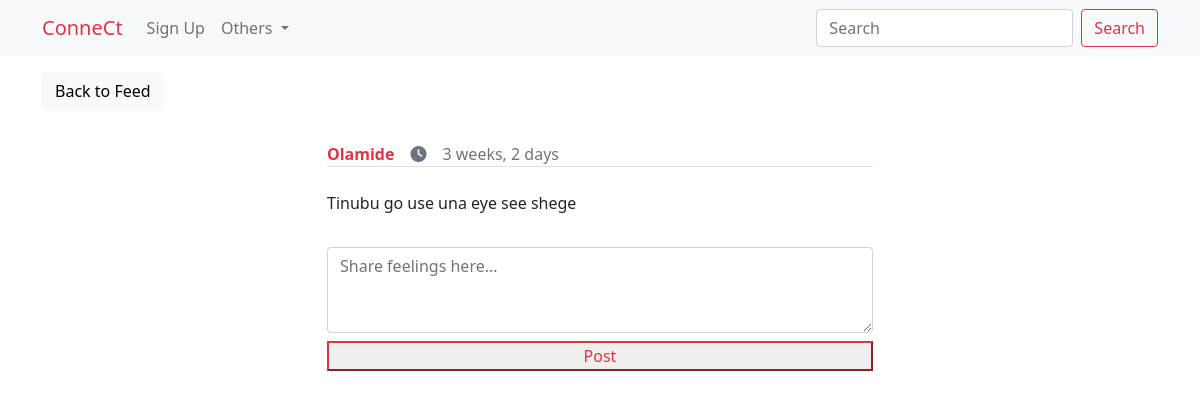
Page /social/post.details/2 on the committed database.
### social/models.py (models this page shows, shortened)
class Post(models.Model):
    body = models.TextField()
    created_on = models.DateTimeField(auto_now_add=True)
    author = models.ForeignKey(User, on_delete=models.CASCADE)
    likes = models.ManyToManyField(User, related_name='likes',  blank=True)
    dislikes = models.ManyToManyField(User, related_name='dislikes', blank=True)

### social/views.py (the view, shortened to what this page needs)
# urls.py: path('post.details/<int:pk>', PostDetail.as_view(), name='Post'),
class PostDetail(View, LoginRequiredMixin):
    def get(self, request, pk, *args, **kwargs):
        post = Post.objects.get(pk=pk)
        comments = Comment.objects.filter(post=post)
        form = CommentForm()
        context = {'post':post, 'form':form, 'comments':comments}
        return render(request, 'social/post.html', context)

### social/forms.py
class CommentForm(forms.ModelForm):
    body = forms.CharField(widget=forms.Textarea(attrs={'rows':3}))
    class Meta:
        model = Comment
        fields = ['body']

### templates/social/post.html (shortened to what this page needs)
{% extends 'base.html' %}
{% load widget_tweaks %}
{% block content %}
<div class="container">
    <div class="row mt-3">
        <div class="col-md-6">
            <a class="btn btn-light" href="{% url 'Home' %}">Back to Feed</a>
        </div>
    </div>
    <div class="row justify-content-center mt-3">
        <div class="col-md-6">
            <div>
                <div class="border-bottom d-flex justify-content-between align-items-center mt-3">
                    <div class="d-flex gap-3 align-items-center">
                        <strong class="text-danger">
                            <a href="{% url 'Profile' post.author.pk %}" style="text-decoration: none;" class="text-danger mt-3">{{post.author.username}}</a>
                        </strong>
                        <i class="fa fa-clock text-muted" style="color:#333;"></i>
                        <span class="text-muted"> {{post.created_on|timesince}}</span>
                    </div>
                </div>
                <p class="py-3 mt-2">{{post.body}}</p>
            </div>
            <div>
                <form action="" method="post">
                    {% render_field form.body class='form-control'  placeholder='Share feelings here...' %}
                    <div class="d-grid mt-2">
                        <button type="submit" class="btn-block btn-outline-danger">Post</button>
                    </div>
                </form>
            </div>
        </div>
    </div>
</div>
{% endblock %}

### rows in the picture
Post: author.username "Olamide", created_on "3 weeks, 2 days", body "Tinubu go use una eye see shege"
